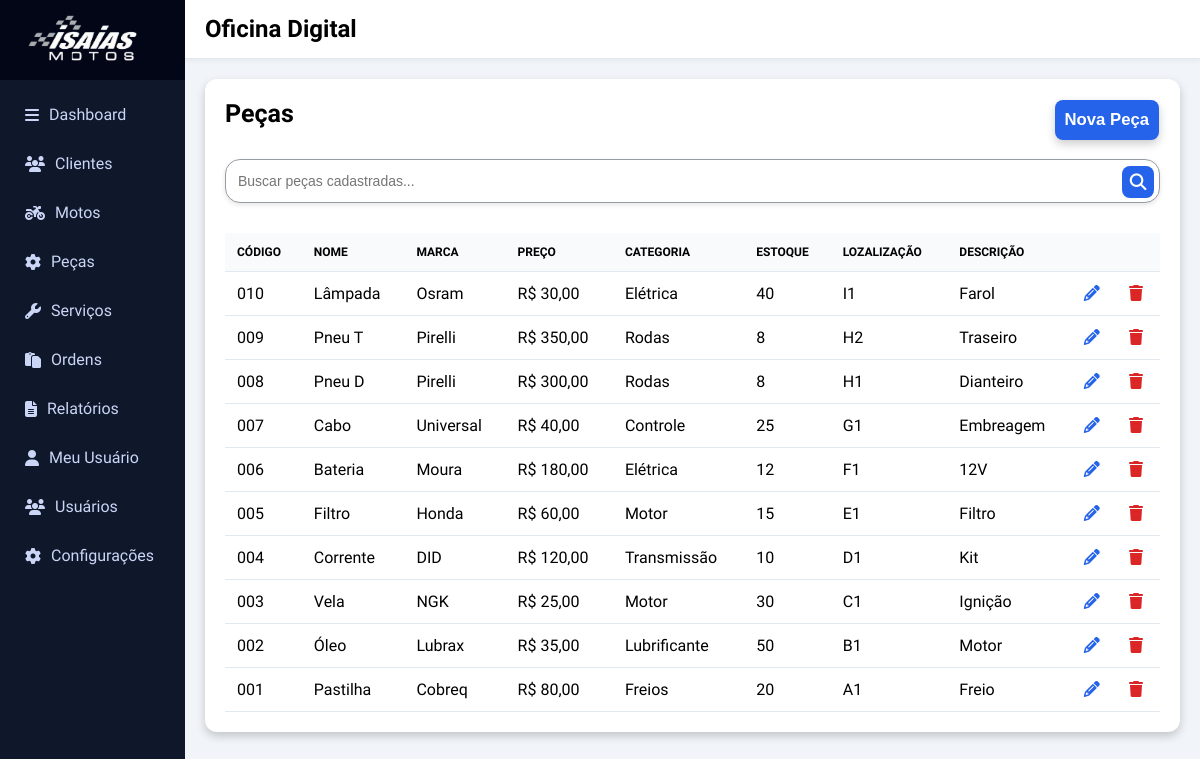
Page /paginas/pecas.php on the committed database.
### tables this page shows
CREATE TABLE pecas (
    codpeca INT AUTO_INCREMENT PRIMARY KEY,
    nome VARCHAR(150) NOT NULL,
    marca VARCHAR(100),
    preco_medio DECIMAL(10,2) NOT NULL,
    categoria VARCHAR(100),
    estoque INT NOT NULL,
    localizacao VARCHAR(100),
    descricao TEXT
);

### paginas/pecas.php (the view, shortened to what this page needs)
<!DOCTYPE html>
<html lang="pt-br">
<?php require_once("../Conexao/conexao.php"); ?>
<head>
  <link rel="stylesheet" href="https://cdnjs.cloudflare.com/ajax/libs/font-awesome/6.5.0/css/all.min.css">
  <link rel="stylesheet" href="https://cdnjs.cloudflare.com/ajax/libs/font-awesome/4.7.0/css/font-awesome.min.css">
  <link rel="stylesheet" href="style.css">
</head>
<body>
  <div id="sidebar" class="sidebar hidden-mobile">
    <div style="height:80px;display:flex;align-items:center;justify-content:center;background:#020617">
      <img src="../Imagens/IsaiasmotosW.png" style="height:50px;margin-right:10px">
    </div>
    <nav>
      <ul>
        <li><a href="Inicio.php"><i class="fa-solid fa-bars"></i>Dashboard</a></li>
        <li><a href="clientes.php"><i class="fa-solid fa-users icon-black"></i>Clientes</a></li>
        <li><a href="motos.php"><i class="fa-solid fa-motorcycle"></i>Motos</a></li>
        <li><a href="pecas.php"><i class="fa-solid fa-gear"></i>Peças</a></li>
        <li><a href="servicos.php"><i class="fa-solid fa-wrench"></i>Serviços</a></li>
        <li><a href="ordens.php"><i class="fa-solid fa-clipboard"></i>Ordens</a></li>
        <li><a href="relatorios.php"><i class="fa-solid fa-file-lines"></i>Relatórios</a></li>
        <li><a href="meu-Usuario.php"><i class="fa-solid fa-user"></i>Meu Usuário</a></li>
        <li><a href="usuarios.php"><i class="fa-solid fa-users"></i>Usuários</a></li>
        <li><a href="configuracoes.php"><i class="fa-solid fa-gear"></i>Configurações</a></li>
      </ul>
    </nav>
  </div>
  <div class="main-content">
    <header class="main-header">
      <h2 id="page-title">Oficina Digital</h2>
    </header>
    <main>
        <div id="pecas-section" class="section">
            <div class="card">
              <div id="TitleCard">
                <h3>Peças</h3>
                <button class="btn-blue" href="#" onclick="showSection('CadastroPecas')">Nova Peça</button>
              </div>
              <div class="BarraPesquisa">
                <input type="text" placeholder="Buscar peças cadastradas..." id="search-input">
                <button class="search-btn">
                  <i class="fa-solid fa-magnifying-glass"></i>
                </button>
              </div>
              <div id="TabelaDados">
                <table>
                  <thead>
                    <tr>
                      <th>Código</th>
                      <th>Nome</th>
                      <th>Marca</th>
                      <th>Preço</th>
                      <th>Categoria</th>
                      <th>Estoque</th>
                      <th>Lozalização</th>
                      <th>Descrição</th>
                      <th></th>
                      <th></th>
                    </tr>
                  </thead>
                  <tbody id="pecas-table">
                    <?php
                      $sqlPecas = "SELECT * FROM pecas ORDER BY codpeca DESC";
                      $pecas = $conexao ->query($sqlPecas) ->fetchAll(PDO::FETCH_ASSOC);
                      foreach($pecas as $peca):
                    ?>
                    <tr>
                      <td><?= str_pad($peca['codpeca'],3,'0',STR_PAD_LEFT) ?></td>
                      <td><?= $peca['nome'] ?></td>
                      <td><?= $peca['marca'] ?></td>
                      <td> R$ <?= number_format($peca['preco_medio'],2,',','.') ?> </td>
                      <td><?= $peca['categoria'] ?></td>
                      <td><?= $peca['estoque'] ?></td>
                      <td><?= $peca['localizacao'] ?></td>
                      <td><?= $peca['descricao'] ?></td>
                    <td>
                        <a href="#" onclick="openEditPeca( '<?= $peca['codpeca'] ?>', '<?= addslashes($peca['nome']) ?>', '<?= addslashes($peca['marca']) ?>', '<?= $peca['preco_medio'] ?>', '<?= addslashes($peca['categoria']) ?>', '<?= $peca['estoque'] ?>', '<?= addslashes($peca['localizacao']) ?>', '<?= addslashes($peca['descricao']) ?>' )">
                        <i style="color:#2563eb" class="fa-solid fa-pencil"></i>
                        </a>
                    </td>
                    <td>
                        <a href="php/excluirPecas.php?id=<?= $peca['codpeca'] ?>" onclick="return confirm('Deseja excluir esta peça?')">
                        <i style="color:#dc2626" class="fa-solid fa-trash"></i>
                        </a>
                    </td>
                    </tr>
                    <?php endforeach; ?>
                  </tbody>
                </table>
              </div>
            </div>
          </div>
    </main>
  </div>
</body>
</html>

### paginas/style.css (style rules this page uses)
* { margin: 0; padding: 0; box-sizing: border-box; }
body { font-family: "Google Sans", sans-serif; background: #f1f5f9; }
.sidebar { width: 185px; height: 100vh; position: fixed; left: 0; top: 0; background: #0f172a; color: #fff; transition: .3s ease; z-index: 1000; }
.sidebar.hidden-mobile { transform: translateX(-100%); }
.sidebar nav ul { list-style: none; padding: 15px; }
.sidebar nav ul li { margin-bottom: 10px; }
.sidebar nav ul li a { display: flex; align-items: center; gap: 10px; padding: 10px; border-radius: 8px; color: #cbd5f5; text-decoration: none; transition: .25s; }
.main-content { margin-left: 185px; transition: .3s; }
.main-header { background: #fff; padding: 15px 20px; display: flex; justify-content: space-between; align-items: center; border-bottom: 1px solid #e2e8f0; box-shadow: 0 2px 5px rgba(0, 0, 0, 0.05); }
.card { background: #fff; border-radius: 12px; padding: 20px; box-shadow: 0 4px 10px rgba(0, 0, 0, 0.2); transition: .3s ease; position: relative; overflow: hidden; }
.card::after { content: ""; position: absolute; top: 0; left: 0; width: 100%; height: 4px; background: linear-gradient(90deg, #2563eb, #22c55e, #f50b0b); opacity: 0; transition: .3s; }
#TitleCard { display: flex; justify-content: space-between; }
#TitleCard h3 { font-size: 25px; }
.BarraPesquisa { position: relative; width: 100%; margin-top: 8px; margin-bottom: 20px; }
.BarraPesquisa input { width: 100%; height: 44px; padding: 0 45px 0 12px; border-radius: 15px; border: 1px solid #969ca3; background: #fff; font-size: 14px; transition: 0.25s; box-shadow: 0 2px 5px rgba(0, 0, 0, 0.1); }
.BarraPesquisa .search-btn { position: absolute; right: 5px; top: 50%; transform: translateY(-50%); height: 32px; width: 32px; border-radius: 8px; background: #2563eb; color: #fff; display: flex; align-items: center; justify-content: center; border: none; cursor: pointer; transition: 0.2s; }
button { border: none; border-radius: 8px; padding: 10px 15px; cursor: pointer; font-weight: bold; transition: .2s; padding: 10px; font-size: 2.09vh; margin: 1px; }
.btn-blue { background: #2563eb; color: #fff; box-shadow: 0 4px 10px rgba(0, 0, 0, 0.2); }
input { width: 100%; padding: 10px; border-radius: 8px; border: 1px solid #b4beca; margin: 10px 0; transition: .2s }
#TabelaDados { overflow: scroll; }
table { width: 100%; border-collapse: collapse; overflow: scroll; }
th, td { padding: 12px; border-bottom: 1px solid #e2e8f0; }
th { background: #f8fafc; font-size: 12px; text-transform: uppercase; text-align: left; }
.section { padding: 20px; animation: fade .3s ease }
@media (min-width:769px) { .sidebar { transform: translateX(0) !important } }

### rows in the picture
pecas: codpeca "010", nome "Lâmpada", marca "Osram", preco_medio "30,00", categoria "Elétrica", estoque "40", localizacao "I1", descricao "Farol"
pecas: codpeca "009", nome "Pneu T", marca "Pirelli", preco_medio "350,00", categoria "Rodas", estoque "8", localizacao "H2", descricao "Traseiro"
pecas: codpeca "008", nome "Pneu D", marca "Pirelli", preco_medio "300,00", categoria "Rodas", estoque "8", localizacao "H1", descricao "Dianteiro"
pecas: codpeca "007", nome "Cabo", marca "Universal", preco_medio "40,00", categoria "Controle", estoque "25", localizacao "G1", descricao "Embreagem"
pecas: codpeca "006", nome "Bateria", marca "Moura", preco_medio "180,00", categoria "Elétrica", estoque "12", localizacao "F1", descricao "12V"
pecas: codpeca "005", nome "Filtro", marca "Honda", preco_medio "60,00", categoria "Motor", estoque "15", localizacao "E1", descricao "Filtro"
pecas: codpeca "004", nome "Corrente", marca "DID", preco_medio "120,00", categoria "Transmissão", estoque "10", localizacao "D1", descricao "Kit"
pecas: codpeca "003", nome "Vela", marca "NGK", preco_medio "25,00", categoria "Motor", estoque "30", localizacao "C1", descricao "Ignição"
pecas: codpeca "002", nome "Óleo", marca "Lubrax", preco_medio "35,00", categoria "Lubrificante", estoque "50", localizacao "B1", descricao "Motor"
pecas: codpeca "001", nome "Pastilha", marca "Cobreq", preco_medio "80,00", categoria "Freios", estoque "20", localizacao "A1", descricao "Freio"
